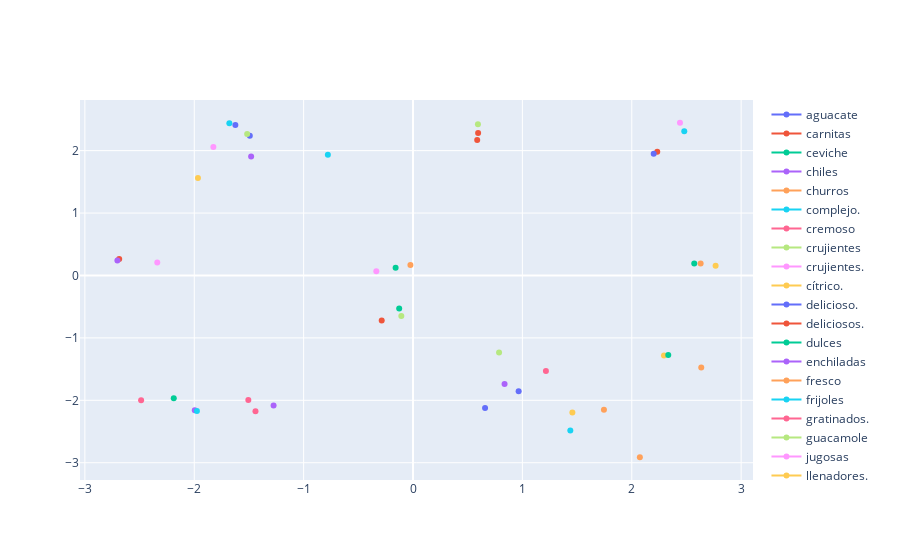

Notebook code cell kept with this figure:
### Code cell
import plotly.graph_objects as go

fig = go.Figure()

for word in list(words_dict.keys()):
    coord = word_embeddings.get(word)
    fig.add_trace(go.Scatter(x=[coord[0]], y=[coord[1]], text=[word], textposition='top center', name=word))

fig.show()

### Figure 1 — Plotly figure (JSON) as saved in the notebook; plotly's stock layout.template omitted (floating-point values rounded to 4 significant figures)
{"data": [{"name": "aguacate", "text": ["aguacate"], "textposition": "top center", "type": "scatter", "x": [0.6587], "y": [-2.123]}, {"name": "carnitas", "text": ["carnitas"], "textposition": "top center", "type": "scatter", "x": [-2.686], "y": [0.2641]}, {"name": "ceviche", "text": ["ceviche"], "textposition": "top center", "type": "scatter", "x": [2.571], "y": [0.1899]}, {"name": "chiles", "text": ["chiles"], "textposition": "top center", "type": "scatter", "x": [-1.995], "y": [-2.159]}, {"name": "churros", "text": ["churros"], "textposition": "top center", "type": "scatter", "x": [-0.02382], "y": [0.1692]}, {"name": "complejo.", "text": ["complejo."], "textposition": "top center", "type": "scatter", "x": [-0.7785], "y": [1.933]}, {"name": "cremoso", "text": ["cremoso"], "textposition": "top center", "type": "scatter", "x": [1.215], "y": [-1.531]}, {"name": "crujientes", "text": ["crujientes"], "textposition": "top center", "type": "scatter", "x": [-0.1068], "y": [-0.6475]}, {"name": "crujientes.", "text": ["crujientes."], "textposition": "top center", "type": "scatter", "x": [-0.3355], "y": [0.06587]}, {"name": "cítrico.", "text": ["cítrico."], "textposition": "top center", "type": "scatter", "x": [2.766], "y": [0.1576]}, {"name": "delicioso.", "text": ["delicioso."], "textposition": "top center", "type": "scatter", "x": [0.9657], "y": [-1.855]}, {"name": "deliciosos.", "text": ["deliciosos."], "textposition": "top center", "type": "scatter", "x": [-0.2862], "y": [-0.7206]}, {"name": "dulces", "text": ["dulces"], "textposition": "top center", "type": "scatter", "x": [-0.1592], "y": [0.1242]}, {"name": "enchiladas", "text": ["enchiladas"], "textposition": "top center", "type": "scatter", "x": [-1.275], "y": [-2.082]}, {"name": "fresco", "text": ["fresco"], "textposition": "top center", "type": "scatter", "x": [2.63], "y": [0.1914]}, {"name": "frijoles", "text": ["frijoles"], "textposition": "top center", "type": "scatter", "x": [2.48], "y": [2.311]}, {"name": "gratinados.", "text": ["gratinados."], "textposition": "top center", "type": "scatter", "x": [-2.486], "y": [-1.997]}, {"name": "guacamole", "text": ["guacamole"], "textposition": "top center", "type": "scatter", "x": [0.7867], "y": [-1.233]}, {"name": "jugosas", "text": ["jugosas"], "textposition": "top center", "type": "scatter", "x": [-2.338], "y": [0.2091]}, {"name": "llenadores.", "text": ["llenadores."], "textposition": "top center", "type": "scatter", "x": [2.294], "y": [-1.281]}, {"name": "mole", "text": ["mole"], "textposition": "top center", "type": "scatter", "x": [-1.492], "y": [2.239]}, {"name": "méxico.", "text": ["méxico."], "textposition": "top center", "type": "scatter", "x": [0.5868], "y": [2.169]}, {"name": "nachos", "text": ["nachos"], "textposition": "top center", "type": "scatter", "x": [-0.1264], "y": [-0.528]}, {"name": "nutritivo.", "text": ["nutritivo."], "textposition": "top center", "type": "scatter", "x": [0.8369], "y": [-1.737]}, {"name": "picante", "text": ["picante"], "textposition": "top center", "type": "scatter", "x": [1.746], "y": [-2.149]}, {"name": "picantes", "text": ["picantes"], "textposition": "top center", "type": "scatter", "x": [-1.976], "y": [-2.172]}, {"name": "picantes.", "text": ["picantes."], "textposition": "top center", "type": "scatter", "x": [-1.506], "y": [-1.995]}, {"name": "populares", "text": ["populares"], "textposition": "top center", "type": "scatter", "x": [0.5936], "y": [2.422]}, {"name": "pozole", "text": ["pozole"], "textposition": "top center", "type": "scatter", "x": [-1.825], "y": [2.058]}, {"name": "reconfortante", "text": ["reconfortante"], "textposition": "top center", "type": "scatter", "x": [-1.966], "y": [1.563]}, {"name": "refrescante", "text": ["refrescante"], "textposition": "top center", "type": "scatter", "x": [-1.624], "y": [2.412]}, {"name": "refritos", "text": ["refritos"], "textposition": "top center", "type": "scatter", "x": [2.233], "y": [1.981]}, {"name": "rellenos", "text": ["rellenos"], "textposition": "top center", "type": "scatter", "x": [-2.187], "y": [-1.969]}, {"name": "rico", "text": ["rico"], "textposition": "top center", "type": "scatter", "x": [-1.48], "y": [1.905]}, {"name": "roja", "text": ["roja"], "textposition": "top center", "type": "scatter", "x": [2.074], "y": [-2.912]}, {"name": "sabrosa.", "text": ["sabrosa."], "textposition": "top center", "type": "scatter", "x": [1.438], "y": [-2.483]}, {"name": "sabrosas", "text": ["sabrosas"], "textposition": "top center", "type": "scatter", "x": [-1.44], "y": [-2.174]}, {"name": "sabroso.", "text": ["sabroso."], "textposition": "top center", "type": "scatter", "x": [-1.516], "y": [2.268]}, {"name": "sabrosos.", "text": ["sabrosos."], "textposition": "top center", "type": "scatter", "x": [2.441], "y": [2.447]}, {"name": "salsa", "text": ["salsa"], "textposition": "top center", "type": "scatter", "x": [1.457], "y": [-2.196]}, {"name": "suaves", "text": ["suaves"], "textposition": "top center", "type": "scatter", "x": [2.201], "y": [1.949]}, {"name": "tacos", "text": ["tacos"], "textposition": "top center", "type": "scatter", "x": [0.595], "y": [2.284]}, {"name": "tamales", "text": ["tamales"], "textposition": "top center", "type": "scatter", "x": [2.334], "y": [-1.276]}, {"name": "tiernas.", "text": ["tiernas."], "textposition": "top center", "type": "scatter", "x": [-2.703], "y": [0.238]}, {"name": "tradicionales", "text": ["tradicionales"], "textposition": "top center", "type": "scatter", "x": [2.635], "y": [-1.473]}, {"name": "verde", "text": ["verde"], "textposition": "top center", "type": "scatter", "x": [-1.679], "y": [2.438]}], "layout": {}}
